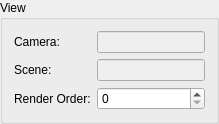
         <widget class="QGroupBox" name="viewGroupBox">
          <property name="title">
           <string>View</string>
          </property>
          <layout class="QGridLayout" name="gridLayout_12">
           <item row="0" column="0">
            <widget class="QLabel" name="label_27">
             <property name="text">
              <string>Camera:</string>
             </property>
            </widget>
           </item>
           <item row="0" column="2">
            <widget class="QLineEdit" name="viewCameraEdit">
             <property name="enabled">
              <bool>false</bool>
             </property>
            </widget>
           </item>
           <item row="1" column="0">
            <widget class="QLabel" name="label_28">
             <property name="text">
              <string>Scene:</string>
             </property>
            </widget>
           </item>
           <item row="1" column="2">
            <widget class="QLineEdit" name="viewSceneEdit">
             <property name="enabled">
              <bool>false</bool>
             </property>
            </widget>
           </item>
           <item row="2" column="2">
            <widget class="QSpinBox" name="viewRenderOrderEdit">
             <property name="maximum">
              <number>9999</number>
             </property>
            </widget>
           </item>
           <item row="2" column="0">
            <widget class="QLabel" name="label_117">
             <property name="text">
              <string>Render Order:</string>
             </property>
            </widget>
           </item>
          </layout>
         </widget>
